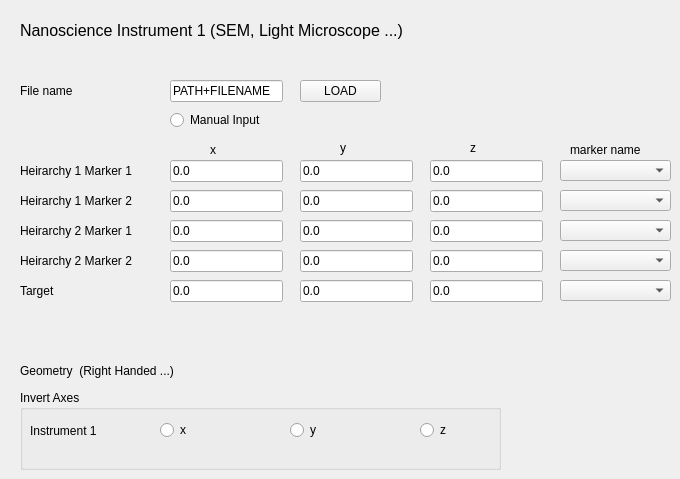
    <widget class="QWidget" name="tab">
     <attribute name="title">
      <string>Instrument 1</string>
     </attribute>
     <widget class="QLineEdit" name="path2file">
      <property name="geometry">
       <rect>
        <x>170</x>
        <y>80</y>
        <width>113</width>
        <height>22</height>
       </rect>
      </property>
      <property name="text">
       <string>PATH+FILENAME</string>
      </property>
     </widget>
     <widget class="QLabel" name="label">
      <property name="geometry">
       <rect>
        <x>20</x>
        <y>80</y>
        <width>61</width>
        <height>21</height>
       </rect>
      </property>
      <property name="text">
       <string>File name</string>
      </property>
     </widget>
     <widget class="QRadioButton" name="rB_manualinput">
      <property name="geometry">
       <rect>
        <x>170</x>
        <y>110</y>
        <width>102</width>
        <height>20</height>
       </rect>
      </property>
      <property name="text">
       <string>Manual Input</string>
      </property>
      <property name="autoExclusive">
       <bool>false</bool>
      </property>
     </widget>
     <widget class="QLineEdit" name="h1m1x_in">
      <property name="geometry">
       <rect>
        <x>170</x>
        <y>160</y>
        <width>113</width>
        <height>22</height>
       </rect>
      </property>
      <property name="text">
       <string>0.0</string>
      </property>
     </widget>
     <widget class="QLineEdit" name="h1m1y_in">
      <property name="geometry">
       <rect>
        <x>300</x>
        <y>160</y>
        <width>113</width>
        <height>22</height>
       </rect>
      </property>
      <property name="text">
       <string>0.0</string>
      </property>
     </widget>
     <widget class="QLineEdit" name="h1m1z_in">
      <property name="geometry">
       <rect>
        <x>430</x>
        <y>160</y>
        <width>113</width>
        <height>22</height>
       </rect>
      </property>
      <property name="text">
       <string>0.0</string>
      </property>
     </widget>
     <widget class="QLabel" name="label_2">
      <property name="geometry">
       <rect>
        <x>20</x>
        <y>160</y>
        <width>141</width>
        <height>21</height>
       </rect>
      </property>
      <property name="text">
       <string>Heirarchy 1 Marker 1</string>
      </property>
     </widget>
     <widget class="QLineEdit" name="h1m2x_in">
      <property name="geometry">
       <rect>
        <x>170</x>
        <y>190</y>
        <width>113</width>
        <height>22</height>
       </rect>
      </property>
      <property name="text">
       <string>0.0</string>
      </property>
     </widget>
     <widget class="QLineEdit" name="h1m2z_in">
      <property name="geometry">
       <rect>
        <x>430</x>
        <y>190</y>
        <width>113</width>
        <height>22</height>
       </rect>
      </property>
      <property name="text">
       <string>0.0</string>
      </property>
     </widget>
     <widget class="QLineEdit" name="h1m2y_in">
      <property name="geometry">
       <rect>
        <x>300</x>
        <y>190</y>
        <width>113</width>
        <height>22</height>
       </rect>
      </property>
      <property name="text">
       <string>0.0</string>
      </property>
     </widget>
     <widget class="QLabel" name="label_3">
      <property name="geometry">
       <rect>
        <x>20</x>
        <y>190</y>
        <width>141</width>
        <height>21</height>
       </rect>
      </property>
      <property name="text">
       <string>Heirarchy 1 Marker 2</string>
      </property>
     </widget>
     <widget class="QLineEdit" name="h2m1x_in">
      <property name="geometry">
       <rect>
        <x>170</x>
        <y>220</y>
        <width>113</width>
        <height>22</height>
       </rect>
      </property>
      <property name="text">
       <string>0.0</string>
      </property>
     </widget>
     <widget class="QLineEdit" name="h2m1z_in">
      <property name="geometry">
       <rect>
        <x>430</x>
        <y>220</y>
        <width>113</width>
        <height>22</height>
       </rect>
      </property>
      <property name="text">
       <string>0.0</string>
      </property>
     </widget>
     <widget class="QLineEdit" name="h2m1y_in">
      <property name="geometry">
       <rect>
        <x>300</x>
        <y>220</y>
        <width>113</width>
        <height>22</height>
       </rect>
      </property>
      <property name="text">
       <string>0.0</string>
      </property>
     </widget>
     <widget class="QLabel" name="label_4">
      <property name="geometry">
       <rect>
        <x>20</x>
        <y>220</y>
        <width>141</width>
        <height>21</height>
       </rect>
      </property>
      <property name="text">
       <string>Heirarchy 2 Marker 1</string>
      </property>
     </widget>
     <widget class="QLineEdit" name="h2m2x_in">
      <property name="geometry">
       <rect>
        <x>170</x>
        <y>250</y>
        <width>113</width>
        <height>22</height>
       </rect>
      </property>
      <property name="text">
       <string>0.0</string>
      </property>
     </widget>
     <widget class="QLineEdit" name="h2m2z_in">
      <property name="geometry">
       <rect>
        <x>430</x>
        <y>250</y>
        <width>113</width>
        <height>22</height>
       </rect>
      </property>
      <property name="text">
       <string>0.0</string>
      </property>
     </widget>
     <widget class="QLineEdit" name="h2m2y_in">
      <property name="geometry">
       <rect>
        <x>300</x>
        <y>250</y>
        <width>113</width>
        <height>22</height>
       </rect>
      </property>
      <property name="text">
       <string>0.0</string>
      </property>
     </widget>
     <widget class="QLabel" name="label_5">
      <property name="geometry">
       <rect>
        <x>20</x>
        <y>250</y>
        <width>141</width>
        <height>21</height>
       </rect>
      </property>
      <property name="text">
       <string>Heirarchy 2 Marker 2</string>
      </property>
     </widget>
     <widget class="QLineEdit" name="targetx_in">
      <property name="geometry">
       <rect>
        <x>170</x>
        <y>280</y>
        <width>113</width>
        <height>22</height>
       </rect>
      </property>
      <property name="text">
       <string>0.0</string>
      </property>
     </widget>
     <widget class="QLineEdit" name="targetz_in">
      <property name="geometry">
       <rect>
        <x>430</x>
        <y>280</y>
        <width>113</width>
        <height>22</height>
       </rect>
      </property>
      <property name="text">
       <string>0.0</string>
      </property>
     </widget>
     <widget class="QLineEdit" name="targety_in">
      <property name="geometry">
       <rect>
        <x>300</x>
        <y>280</y>
        <width>113</width>
        <height>22</height>
       </rect>
      </property>
      <property name="text">
       <string>0.0</string>
      </property>
     </widget>
     <widget class="QLabel" name="label_6">
      <property name="geometry">
       <rect>
        <x>20</x>
        <y>280</y>
        <width>141</width>
        <height>21</height>
       </rect>
      </property>
      <property name="text">
       <string>Target</string>
      </property>
     </widget>
     <widget class="QLabel" name="label_7">
      <property name="geometry">
       <rect>
        <x>20</x>
        <y>20</y>
        <width>591</width>
        <height>21</height>
       </rect>
      </property>
      <property name="font">
       <font>
        <pointsize>12</pointsize>
       </font>
      </property>
      <property name="text">
       <string>Nanoscience Instrument 1 (SEM, Light Microscope ...)</string>
      </property>
     </widget>
     <widget class="QLabel" name="label_8">
      <property name="geometry">
       <rect>
        <x>20</x>
        <y>360</y>
        <width>181</width>
        <height>21</height>
       </rect>
      </property>
      <property name="text">
       <string>Geometry  (Right Handed ...)</string>
      </property>
     </widget>
     <widget class="QLabel" name="label_13">
      <property name="geometry">
       <rect>
        <x>210</x>
        <y>140</y>
        <width>31</width>
        <height>20</height>
       </rect>
      </property>
      <property name="layoutDirection">
       <enum>Qt::LeftToRight</enum>
      </property>
      <property name="text">
       <string>x</string>
      </property>
     </widget>
     <widget class="QLabel" name="label_14">
      <property name="geometry">
       <rect>
        <x>340</x>
        <y>140</y>
        <width>31</width>
        <height>16</height>
       </rect>
      </property>
      <property name="layoutDirection">
       <enum>Qt::LeftToRight</enum>
      </property>
      <property name="text">
       <string>y</string>
      </property>
     </widget>
     <widget class="QLabel" name="label_15">
      <property name="geometry">
       <rect>
        <x>470</x>
        <y>140</y>
        <width>31</width>
        <height>16</height>
       </rect>
      </property>
      <property name="layoutDirection">
       <enum>Qt::LeftToRight</enum>
      </property>
      <property name="text">
       <string>z</string>
      </property>
     </widget>
     <widget class="QPushButton" name="loadfile">
      <property name="geometry">
       <rect>
        <x>300</x>
        <y>80</y>
        <width>81</width>
        <height>22</height>
       </rect>
      </property>
      <property name="text">
       <string>LOAD</string>
      </property>
     </widget>
     <widget class="QGroupBox" name="groupBox_3">
      <property name="geometry">
       <rect>
        <x>20</x>
        <y>390</y>
        <width>481</width>
        <height>80</height>
       </rect>
      </property>
      <property name="title">
       <string>Invert Axes</string>
      </property>
      <widget class="QRadioButton" name="rB_invert_inst1_z">
       <property name="geometry">
        <rect>
         <x>400</x>
         <y>30</y>
         <width>41</width>
         <height>20</height>
        </rect>
       </property>
       <property name="text">
        <string>z</string>
       </property>
       <property name="autoExclusive">
        <bool>false</bool>
       </property>
      </widget>
      <widget class="QLabel" name="label_10">
       <property name="geometry">
        <rect>
         <x>10</x>
         <y>30</y>
         <width>111</width>
         <height>21</height>
        </rect>
       </property>
       <property name="text">
        <string>Instrument 1</string>
       </property>
      </widget>
      <widget class="QRadioButton" name="rB_invert_inst1_x">
       <property name="geometry">
        <rect>
         <x>140</x>
         <y>30</y>
         <width>41</width>
         <height>20</height>
        </rect>
       </property>
       <property name="text">
        <string>x</string>
       </property>
       <property name="autoExclusive">
        <bool>false</bool>
       </property>
      </widget>
      <widget class="QRadioButton" name="rB_invert_inst1_y">
       <property name="geometry">
        <rect>
         <x>270</x>
         <y>30</y>
         <width>41</width>
         <height>20</height>
        </rect>
       </property>
       <property name="text">
        <string>y</string>
       </property>
       <property name="autoExclusive">
        <bool>false</bool>
       </property>
      </widget>
     </widget>
     <widget class="QComboBox" name="h1m1_name_in">
      <property name="geometry">
       <rect>
        <x>560</x>
        <y>160</y>
        <width>111</width>
        <height>21</height>
       </rect>
      </property>
     </widget>
     <widget class="QComboBox" name="h1m2_name_in">
      <property name="geometry">
       <rect>
        <x>560</x>
        <y>190</y>
        <width>111</width>
        <height>21</height>
       </rect>
      </property>
     </widget>
     <widget class="QComboBox" name="h2m1_name_in">
      <property name="geometry">
       <rect>
        <x>560</x>
        <y>220</y>
        <width>111</width>
        <height>21</height>
       </rect>
      </property>
     </widget>
     <widget class="QComboBox" name="h2m2_name_in">
      <property name="geometry">
       <rect>
        <x>560</x>
        <y>250</y>
        <width>111</width>
        <height>21</height>
       </rect>
      </property>
     </widget>
     <widget class="QComboBox" name="target_name_in">
      <property name="geometry">
       <rect>
        <x>560</x>
        <y>280</y>
        <width>111</width>
        <height>21</height>
       </rect>
      </property>
     </widget>
     <widget class="QLabel" name="label_35">
      <property name="geometry">
       <rect>
        <x>570</x>
        <y>140</y>
        <width>91</width>
        <height>20</height>
       </rect>
      </property>
      <property name="layoutDirection">
       <enum>Qt::LeftToRight</enum>
      </property>
      <property name="text">
       <string>marker name</string>
      </property>
     </widget>
    </widget>
